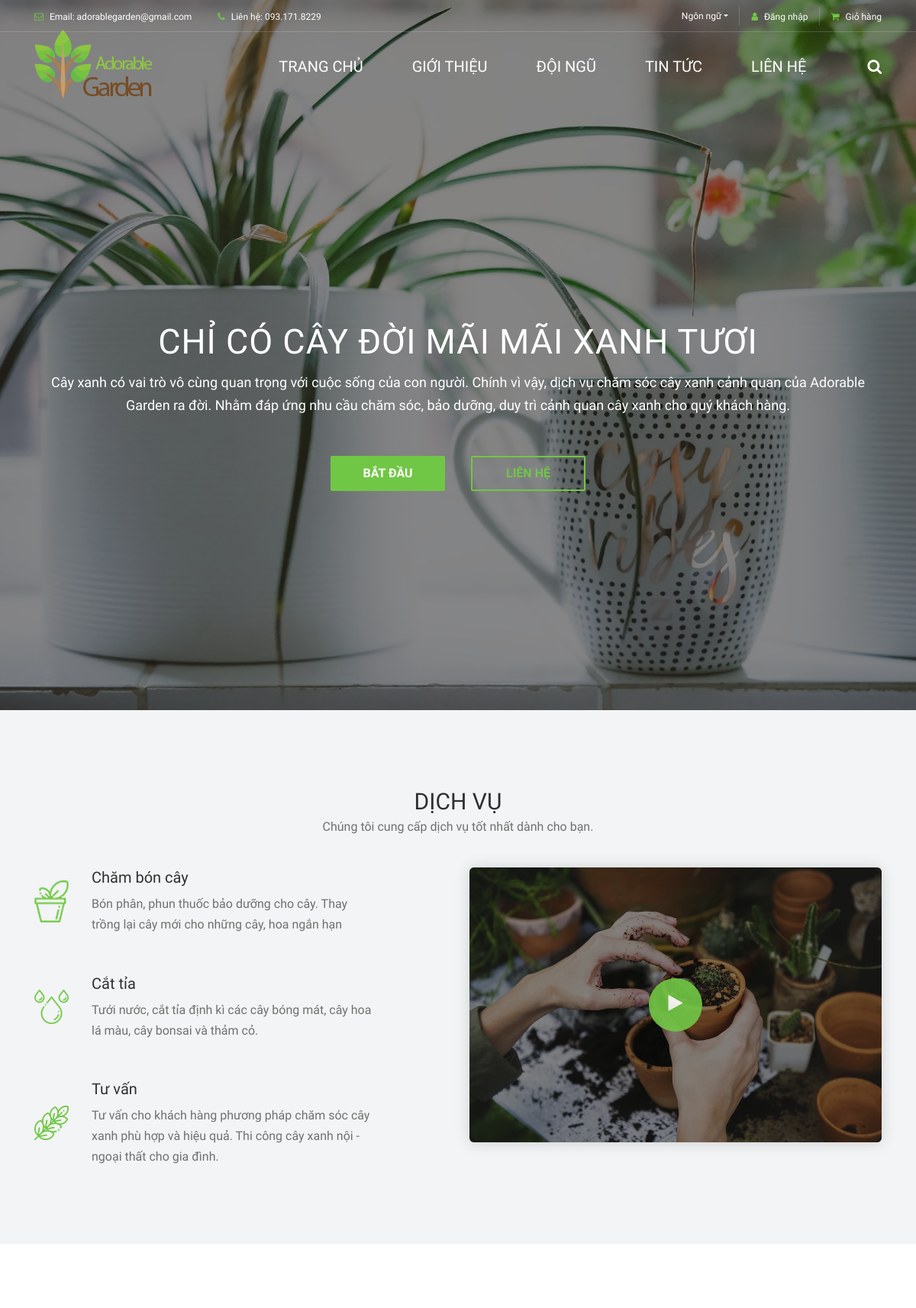
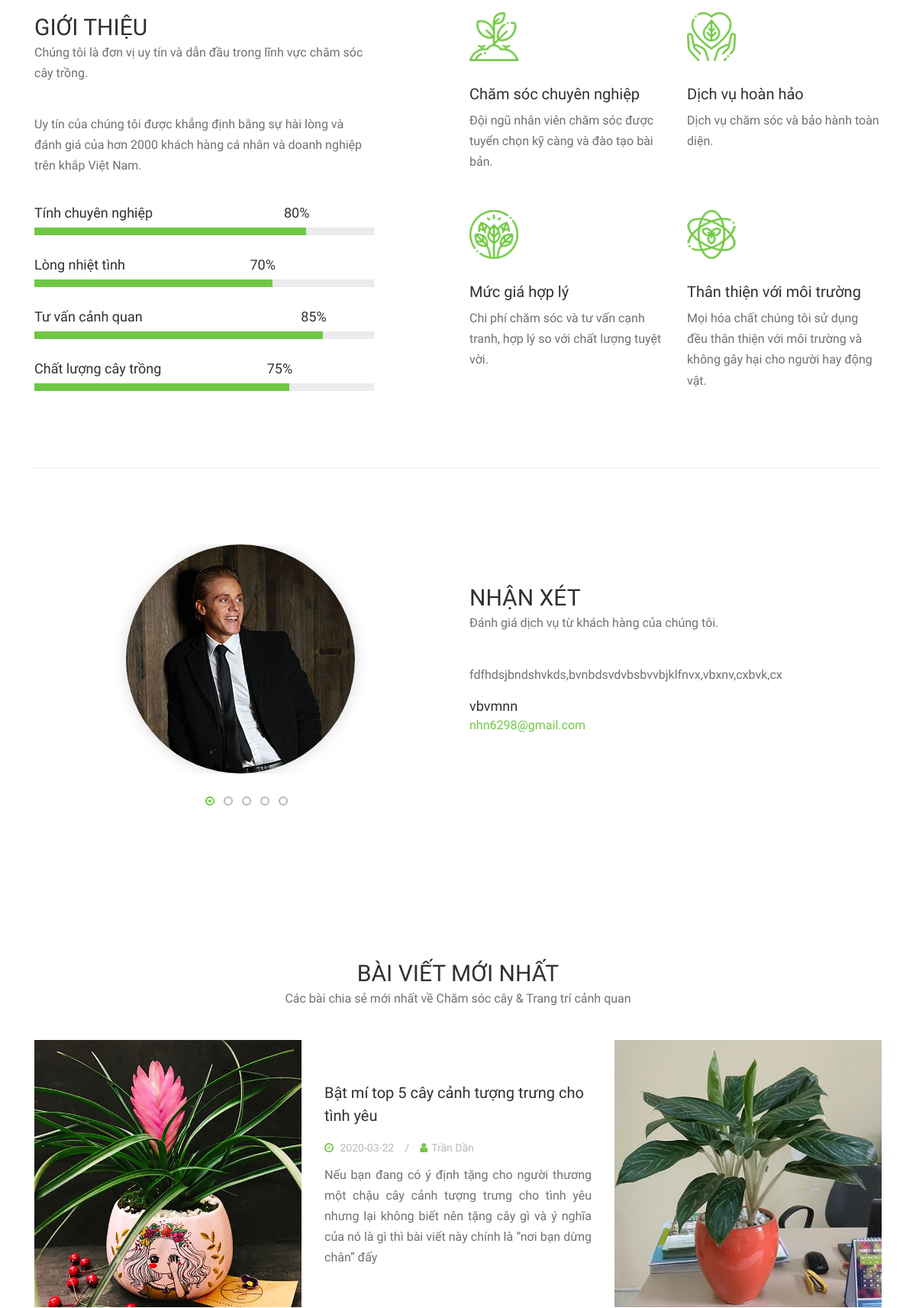
The page / (upper part) on the database its author committed (2 pictures, top to bottom).
### tables this page shows
CREATE TABLE `tbl_phan_hoi` (
  `id` int(11) NOT NULL,
  `ho_ten` varchar(100) NOT NULL,
  `noi_dung_phan_hoi` text NOT NULL,
  `tai_khoan` varchar(50) NOT NULL,
  `thoi_gian_phan_hoi` timestamp NOT NULL DEFAULT current_timestamp(),
  `tieu_de` varchar(100) NOT NULL
);

CREATE TABLE `tbl_tin_tuc` (
  `id` int(11) NOT NULL,
  `tieu_de` varchar(100) NOT NULL,
  `tac_gia` varchar(100) NOT NULL,
  `noi_dung_doc_thu` text NOT NULL,
  `noi_dung` text NOT NULL,
  `ngay_tao` timestamp NOT NULL DEFAULT current_timestamp(),
  `nguoi_tao` varchar(30) DEFAULT NULL,
  `ngay_sua` datetime DEFAULT NULL,
  `nguoi_sua` varchar(100) DEFAULT NULL,
  `anh_minh_hoa_1` text NOT NULL,
  `anh_minh_hoa_2` text NOT NULL,
  `so_luot_doc` int(11) DEFAULT NULL
);

### application/controllers/Welcome.php (called while the page is built, shortened)
<?php
class Welcome extends CI_Controller {
	public function index()
	{
		$this->load->database();
		$this->load->helper('url');
		$query = $this->db->query("
			SELECT anh_minh_hoa_1,tieu_de, tac_gia, noi_dung_doc_thu, date(ngay_tao) as ngay_tao
			FROM tbl_tin_tuc
			ORDER BY ngay_tao DESC limit 3
		");
		$query1 = $this->db->query("
			SELECT *
			FROM tbl_phan_hoi
			ORDER BY thoi_gian_phan_hoi DESC
		");
		$query2 = $this->db->query("
			SELECT *
			FROM tbl_doi_ngu
			ORDER BY ngay_tao DESC limit 3
		");
		$data['nhan_vien_moi'] = $query2->result();
		$data['tin_tuc'] = $query->result();
		$data['phan_hoi'] = $query1->result();
		$this->load->view('menu');
		$this->load->view('index.php', $data);
		$this->load->view('footer');
	}
}

### index.php (called while the page is built, shortened)
<?php
require_once BASEPATH.'core/CodeIgniter.php';

### application/views/index.php (the view, shortened to what this page needs)
    <section class="hero-area">
        <div class="hero-post-slides owl-carousel">
            <div class="single-hero-post bg-overlay">
                <div class="slide-img bg-img" style="background-image: url(../adorablegarden/img/bg-img/1.jpg);"></div>
                <div class="container h-100">
                    <div class="row h-100 align-items-center">
                        <div class="col-12">
                            <div class="hero-slides-content text-center">
                                <h2>Chỉ có cây đời mãi mãi xanh tươi</h2>
                                <p>Cây xanh có vai trò vô cùng quan trọng với cuộc sống của con người. Chính vì vậy, dịch vụ chăm sóc cây xanh cảnh quan của Adorable Garden ra đời. Nhằm đáp ứng nhu cầu chăm sóc, bảo dưỡng, duy trì cảnh quan cây xanh cho quý khách hàng.</p>
                                <div class="welcome-btn-group">
                                    <a href="shop" class="btn alazea-btn mr-30">BẮT ĐẦU</a>
                                    <a href="contact" class="btn alazea-btn active">LIÊN HỆ</a>
                                </div>
                            </div>
                        </div>
                    </div>
                </div>
            </div>
        </div>
    </section>
    <section class="our-services-area bg-gray section-padding-100-0">
        <div class="container">
            <div class="row">
                <div class="col-12">
                    <div class="section-heading text-center">
                        <h2>DỊCH VỤ</h2>
                        <p>Chúng tôi cung cấp dịch vụ tốt nhất dành cho bạn.</p>
                    </div>
                </div>
            </div>
            <div class="row justify-content-between">
                <div class="col-12 col-lg-5">
                    <div class="alazea-service-area mb-100">
                        <div class="single-service-area d-flex align-items-center wow fadeInUp" data-wow-delay="100ms">
                            <div class="service-icon mr-30">
                                <img src="../adorablegarden/img/core-img/s1.png" alt="">
                            </div>
                            <div class="service-content">
                                <h5>Chăm bón cây</h5>
                                <p>Bón phân, phun thuốc bảo dưỡng cho cây. Thay trồng lại cây mới cho những cây, hoa ngắn hạn</p>
                            </div>
                        </div>
                        <div class="single-service-area d-flex align-items-center wow fadeInUp" data-wow-delay="300ms">
                            <div class="service-icon mr-30">
                                <img src="../adorablegarden/img/core-img/s2.png" alt="">
                            </div>
                            <div class="service-content">
                                <h5>Cắt tỉa</h5>
                                <p>Tưới nước, cắt tỉa định kì các cây bóng mát, cây hoa lá màu, cây bonsai và thảm cỏ.</p>
                            </div>
                        </div>
                        <div class="single-service-area d-flex align-items-center wow fadeInUp" data-wow-delay="500ms">
                            <div class="service-icon mr-30">
                                <img src="img/core-img/s3.png" alt="">
                            </div>
                            <div class="service-content">
                                <h5>Tư vấn</h5>
                                <p>Tư vấn cho khách hàng phương pháp chăm sóc cây xanh phù hợp và hiệu quả. Thi công cây xanh nội - ngoại thất cho gia đình.</p>
                            </div>
                        </div>
                    </div>
                </div>
                <div class="col-12 col-lg-6">
                    <div class="alazea-video-area bg-overlay mb-100">
                        <a href="https://www.youtube.com/watch?v=zYaB2bKAKLg" class="video-icon">
                            <i class="fa fa-play" aria-hidden="true"></i>
                        </a>
                    </div>
                </div>
            </div>
        </div>
    </section>
    <section class="about-us-area section-padding-100-0">
        <div class="container">
            <div class="row justify-content-between">
                <div class="col-12 col-lg-5">
                    <div class="section-heading">
                        <h2>Giới thiệu</h2>
                        <p>Chúng tôi là đơn vị uy tín và dẫn đầu trong lĩnh vực chăm sóc cây trồng.</p>
                    </div>
                    <p>Uy tín của chúng tôi được khẳng định bằng sự hài lòng và đánh giá của hơn 2000 khách hàng cá nhân và doanh nghiệp trên khắp Việt Nam.</p>
                    <div class="alazea-progress-bar mb-50">
                        <div class="single_progress_bar">
                            <p>Tính chuyên nghiệp</p>
                            <div id="bar1" class="barfiller">
                                <div class="tipWrap">
                                    <span class="tip"></span>
                                </div>
                                <span class="fill" data-percentage="80"></span>
                            </div>
                        </div>
                        <div class="single_progress_bar">
                            <p>Lòng nhiệt tình</p>
                            <div id="bar2" class="barfiller">
                                <div class="tipWrap">
                                    <span class="tip"></span>
                                </div>
                                <span class="fill" data-percentage="70"></span>
                            </div>
                        </div>
                        <div class="single_progress_bar">
                            <p>Tư vấn cảnh quan</p>
                            <div id="bar3" class="barfiller">
                                <div class="tipWrap">
                                    <span class="tip"></span>
                                </div>
                                <span class="fill" data-percentage="85"></span>
                            </div>
                        </div>
                        <div class="single_progress_bar">
                            <p>Chất lượng cây trồng</p>
                            <div id="bar4" class="barfiller">
                                <div class="tipWrap">
                                    <span class="tip"></span>
                                </div>
                                <span class="fill" data-percentage="75"></span>
                            </div>
                        </div>
                    </div>
                </div>
                <div class="col-12 col-lg-6">
                    <div class="alazea-benefits-area">
                        <div class="row">
                            <div class="col-12 col-sm-6">
                                <div class="single-benefits-area">
                                    <img src="img/core-img/b1.png" alt="">
                                    <h5>Chăm sóc chuyên nghiệp</h5>
                                    <p>Đội ngũ nhân viên chăm sóc được tuyển chọn kỹ càng và đào tạo bài bản.</p>
                                </div>
                            </div>
                            <div class="col-12 col-sm-6">
                                <div class="single-benefits-area">
                                    <img src="img/core-img/b2.png" alt="">
                                    <h5>Dịch vụ hoàn hảo</h5>
                                    <p>Dịch vụ chăm sóc và bảo hành toàn diện.</p>
                                </div>
                            </div>
                            <div class="col-12 col-sm-6">
                                <div class="single-benefits-area">
                                    <img src="img/core-img/b3.png" alt="">
                                    <h5>Mức giá hợp lý</h5>
                                    <p>Chi phí chăm sóc và tư vấn cạnh tranh, hợp lý so với chất lượng tuyệt vời.</p>
                                </div>
                            </div>
                            <div class="col-12 col-sm-6">
                                <div class="single-benefits-area">
                                    <img src="img/core-img/b4.png" alt="">
                                    <h5>Thân thiện với môi trường</h5>
                                    <p>Mọi hóa chất chúng tôi sử dụng đều thân thiện với môi trường và không gây hại cho người hay động vật.</p>
                                </div>
                            </div>
                        </div>
                    </div>
                </div>
            </div>
        </div>
        <div class="container">
            <div class="row">
                <div class="col-12">
                    <div class="border-line"></div>
                </div>
            </div>
        </div>
    </section>
    <section class="testimonial-area section-padding-100">
        <div class="container">
            <div class="row">
                <div class="col-12">
                    <div class="testimonials-slides owl-carousel">
                          <?php foreach ($phan_hoi as $row) {
                         ;?>
                        <div class="single-testimonial-slide">
                            <div class="row align-items-center">
                                <div class="col-12 col-md-6">
                                    <div class="testimonial-thumb">
                                        <img src="img/bg-img/15.jpg" alt="">
                                    </div>
                                </div>
                                <div class="col-12 col-md-6">
                                    <div class="testimonial-content">
                                        <div class="section-heading">
                                            <h2>NHẬN XÉT</h2>
                                            <p>Đánh giá dịch vụ từ khách hàng của chúng tôi.</p>
                                        </div>
                                        <p><?=$row->noi_dung_phan_hoi?></p>
                                        <div class="testimonial-author-info">
                                            <h6><?=$row->ho_ten?></h6>
                                            <p><?=$row->tai_khoan?></p>
                                        </div>
                                    </div>
                                </div>
                            </div>
                        </div>
                        <?php
                            }
                            ;?>
                    </div>
                </div>
            </div>
        </div>
    </section>
    <section class="alazea-blog-area section-padding-100-0">
        <div class="container">
            <div class="row">
                <div class="col-12">
                    <div class="section-heading text-center">
                        <h2>Bài viết mới nhất</h2>
                        <p>Các bài chia sẻ mới nhất về Chăm sóc cây &amp; Trang trí cảnh quan</p>
                    </div>
                </div>
            </div>
            <div class="row justify-content-center">
                 <?php foreach ($tin_tuc as $row) {
                ;?>
                <div class="col-12 col-md-6 col-lg-4">
                    <div class="single-blog-post mb-100">
                        <div class="post-thumbnail mb-30">
                            <a href="single-post"><img src="<?=base_url();?>/img/bg-img/<?=$row->anh_minh_hoa_1;?>" alt=""></a>
                        </div>
                        <div class="post-content">
                            <a href="single-post" class="post-title">
                                <h5><?=$row->tieu_de;?></h5>
                                </a>
                            <div class="post-meta">
                                <a href="#"><i class="fa fa-clock-o" aria-hidden="true"></i> <?=$row->ngay_tao;?></a>
                                <a href="#"><i class="fa fa-user" aria-hidden="true"></i><?=$row->tac_gia;?></a>
                            </div>
                            <p class="post-excerpt" style="text-align: justify;"><?=$row->noi_dung_doc_thu;?></p>
                        </div>
                    </div>
                </div>
                <?php
                            }
                            ;?>
            </div>
        </div>
    </section>
</body>
</html>

### css/classy-nav.css (style rules this page uses)
* { margin: 0; padding: 0; }
body { font-family: "Roboto", sans-serif; }
img { height: auto; max-width: 100%; }
.bg-img { background-position: center center; background-size: cover; background-repeat: no-repeat; }
.justify-content-between { -webkit-box-pack: justify; -ms-flex-pack: justify; justify-content: space-between; }
.justify-content-center { -webkit-box-pack: center; -ms-flex-pack: center; justify-content: center; }

### rows shown on the page
tbl_phan_hoi: noi_dung_phan_hoi "fdfhdsjbndshvkds,bvnbdsvdvbsbvvbjklfnvx,vbxnv,cxbvk,cx", ho_ten "vbvmnn", tai_khoan "nhn6298@gmail.com"
tbl_tin_tuc: anh_minh_hoa_1 (picture)
tbl_tin_tuc: tieu_de "Bật mí top 5 cây cảnh tượng trưng cho tình yêu", ngay_tao "2020-03-22", tac_gia "Trần Dần", noi_dung_doc_thu "Nếu bạn đang có ý định tặng cho người thương một chậu cây cảnh tượng trưng cho tình yêu nhưng lại không biết nên tặng cây gì và ý nghĩa của nó là gì thì bài viết này chính là “nơi bạn dừng chân” đấy"
tbl_tin_tuc: anh_minh_hoa_1 (picture)
